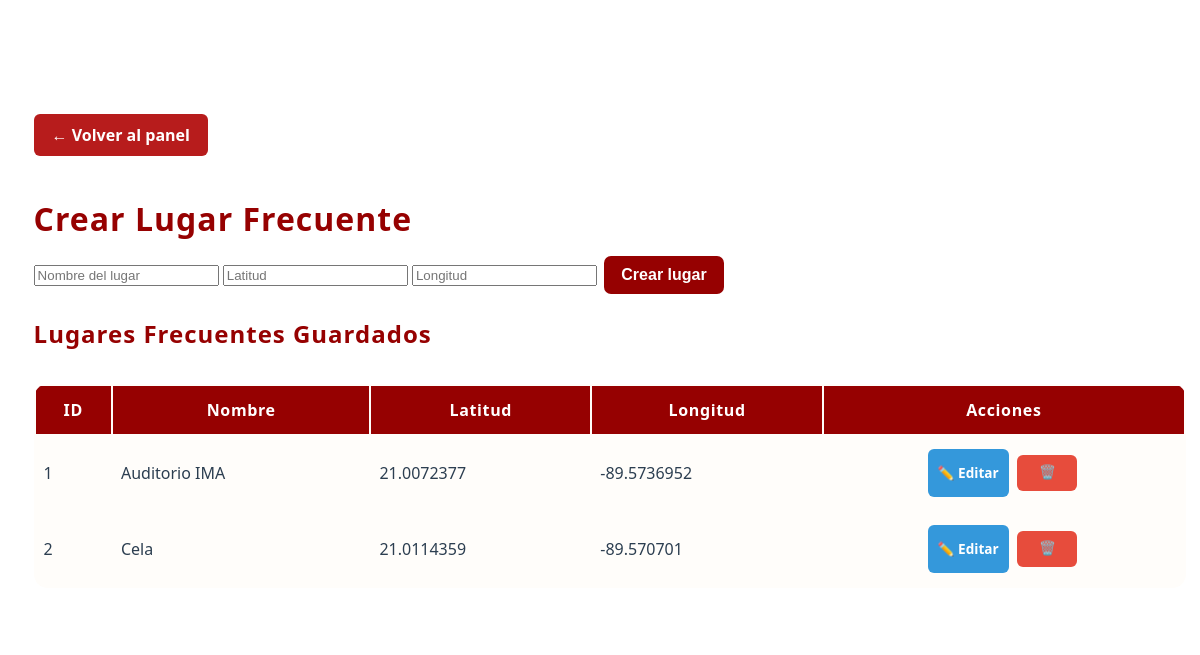
The app's page /admin/crear_lugar (signed in) with its own data.
### app/models.py (models this page shows, shortened)
class LugarFrecuente(db.Model):
    id = db.Column(db.Integer, primary_key=True)
    nombre = db.Column(db.String(100), unique=True, nullable=False)
    latitud = db.Column(db.String(50), nullable=False)
    longitud = db.Column(db.String(50), nullable=False)

### app/routes.py (the view, shortened to what this page needs)
@app.route('/admin/crear_lugar', methods=['GET', 'POST'])
def crear_lugar():
    if 'admin_id' not in session:
        return redirect(url_for('login'))
    lugares = LugarFrecuente.query.all()
    return render_template('crear_lugar.html', lugares=lugares)

### app/__init__.py (called while the page is built)
@app.before_request
def mantener_sesion_activa():
    session.permanent = True

### app/routes.py (called while the page is built, shortened)
@app.before_request
def refrescar_timeout():
    if "admin_id" in session:
        now = datetime.utcnow()
        last = session.get("last_activity", now)
        if hasattr(last, "tzinfo") and last.tzinfo is not None:
            last = last.astimezone(timezone.utc).replace(tzinfo=None)

### app/templates/crear_lugar.html (shortened to what this page needs)
<!DOCTYPE html>
<html lang="es">
<head>
    <link rel="stylesheet" href="{{ url_for('static', filename='css/admin.css') }}">
</head>
<body>
    <div class="admin-contenedor">
        <a href="{{ url_for('panel_admin') }}" class="btn-volver" style="margin-bottom:1.2em;">← Volver al panel</a>
        <h1>Crear Lugar Frecuente</h1>
        <form method="POST" class="lugar-form">
            <input type="text" name="nombre" placeholder="Nombre del lugar" required>
            <input type="text" name="latitud" placeholder="Latitud" required>
            <input type="text" name="longitud" placeholder="Longitud" required>
            <button type="submit" class="btn btn-primary">Crear lugar</button>
        </form>
        {% if lugares %}
        <h2>Lugares Frecuentes Guardados</h2>
        <div class="table-responsive">
            <table>
                <thead>
                    <tr>
                        <th>ID</th>
                        <th>Nombre</th>
                        <th>Latitud</th>
                        <th>Longitud</th>
                        <th>Acciones</th>
                    </tr>
                </thead>
                <tbody>
                    {% for lugar in lugares %}
                    <tr>
                        <td>{{ lugar.id }}</td>
                        <td>{{ lugar.nombre }}</td>
                        <td>{{ lugar.latitud }}</td>
                        <td>{{ lugar.longitud }}</td>
                        <td class="acciones">
                            <a href="{{ url_for('editar_lugar', id=lugar.id) }}">✏️ Editar</a>
                            <form action="{{ url_for('eliminar_lugar', id=lugar.id) }}" method="POST" style="display:inline;">
                                <button type="submit" onclick="return confirm('¿Eliminar este lugar?')" class="btn-danger">🗑️</button>
                            </form>
                        </td>
                    </tr>
                    {% endfor %}
                </tbody>
            </table>
        </div>
        {% else %}
        <p>No hay lugares frecuentes guardados todavía.</p>
        {% endif %}
    </div>
</body>
</html>

### app/static/css/admin.css (style rules this page uses)
:root { --rojo-principal: #ff0000d7; --rojo-profundo: #ffffff; --dorado: rgb(150, 1, 1);; --blanco: #fff; --fondo-crema: #fffdfa; --sombra-roja: #850f0f44; }
a.btn-volver, button.btn-volver { display: inline-block; margin: 20px 0; padding: 10px 18px; background-color: #b71c1c !important; color: white !important; border-radius: 6px; text-decoration: none; font-weight: bold; transition: background-color 0.3s ease, transform 0.1s ease; }
body { font-family: 'Segoe UI', Arial, sans-serif; background: radial-gradient(ellipse at center, var(--rojo-principal) 0%, var(--rojo-profundo) 100%); min-height: 100vh; margin: 0; color: #222; position: relative; }
.admin-contenedor { position: relative; z-index: 5; background: rgba(255,255,255,0.95); backdrop-filter: blur(10px); border-radius: 20px; box-shadow: 0 8px 32px 0 var(--sombra-roja), 0 2px 8px var(--dorado)33; width: 96%; max-width: 1600px; margin: 3.5rem auto 2rem; padding: 2.4rem 2.1rem 2.5rem; }
h1, h2, h3 { color: var(--dorado); font-weight: 700; margin-bottom: 0.8rem; letter-spacing: 1px; text-shadow: 1px 2px 0 var(--rojo-profundo)18; }
.table-responsive { overflow-x: auto; }
table { width: 100%; background: var(--fondo-crema); border-radius: 14px; box-shadow: 0 4px 12px var(--dorado)11; overflow: hidden; margin-top: 1.3em; }
th { background: var(--dorado); color: var(--rojo-profundo); font-weight: 700; letter-spacing: 0.04em; padding: 13px 8px; }
td { background: var(--fondo-crema); color: #2c3e50; padding: 13px 8px; }
button, .btn, .btn-primary { background-color: var(--dorado); color: var(--rojo-profundo); border: none; padding: 10px 17px; border-radius: 7px; cursor: pointer; font-size: 1rem; font-weight: bold; margin: 0.2em; box-shadow: 0 2px 8px var(--rojo-profundo)15; transition: background 0.19s, color 0.19s, transform 0.13s; }
.btn-danger { background: #e74c3c !important; color: white !important; }
.acciones { display: flex; gap: 0.5rem; flex-wrap: wrap; justify-content: center; }
.acciones a { text-decoration: none; font-weight: bold; padding: 0.4em 0.8em; border-radius: 6px; color: white; background-color: black; transition: background 0.2s ease; }
.acciones { display: flex; align-items: center; justify-content: center; gap: 0.8em; }
.acciones a, .acciones button { display: flex; align-items: center; justify-content: center; height: 36px; min-width: 60px; line-height: 1; }
td.acciones { text-align: center; }
.acciones { display: flex; justify-content: center; align-items: center; gap: 0.4em; }
td.acciones { display: flex; justify-content: center; align-items: center; gap: 6px; }
td.acciones a, td.acciones button { display: flex; align-items: center; justify-content: center; padding: 6px 10px; border-radius: 6px; font-size: 0.85rem; font-weight: bold; text-decoration: none; border: none; cursor: pointer; transition: all 0.2s ease; }
td.acciones a:first-child { background-color: #3498db; color: #fff; }

### records on screen
LugarFrecuente: id "1", nombre "Auditorio IMA", latitud "21.0072377", longitud "-89.5736952"
LugarFrecuente: id "2", nombre "Cela", latitud "21.0114359", longitud "-89.570701"
